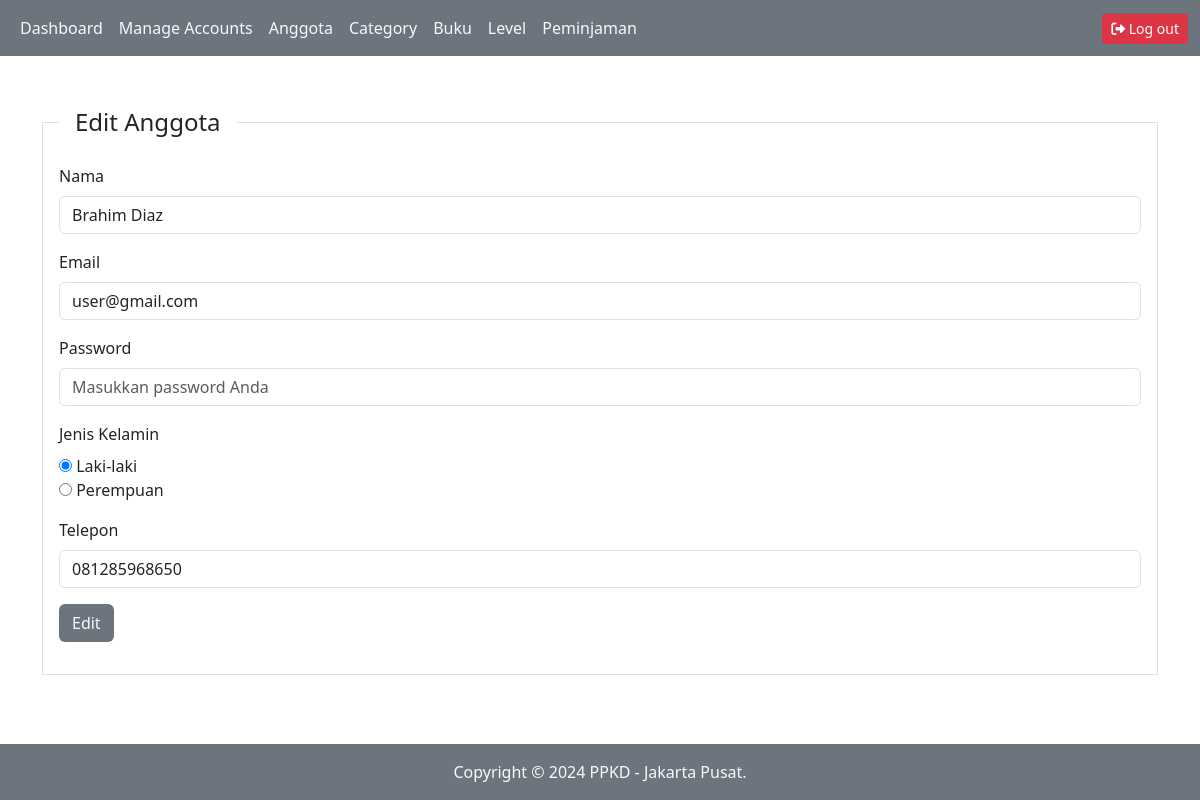
The app's page /index.php?pg=tambah-user&edit=25 (signed in) with its own data.
### tables this page shows
CREATE TABLE `user` (
  `id` int(11) NOT NULL,
  `nama` varchar(50) NOT NULL,
  `email` varchar(50) NOT NULL,
  `password` varchar(100) NOT NULL,
  `jenis_kelamin` varchar(10) NOT NULL,
  `telepon` varchar(16) NOT NULL
);

### content/tambah-user.php (the view, shortened to what this page needs)
<?php
$id = isset($_GET['edit']) ? $_GET['edit'] : '';
$editUser = mysqli_query($koneksi, "SELECT * FROM user WHERE id='$id'");
$rowEdit = mysqli_fetch_assoc($editUser);
?>
<div class="mt-5 container">
    <div class="row">
      <div class="col-sm-12">
        <fieldset class="border p-3">
          <legend class="float-none w-auto px-3"><?php echo isset($_GET['edit']) ? 'Edit' : 'Tambah' ?> Anggota</legend>
          <form action="" method="post">
            <div class="mb-3">
                <label for="" class="form-label">Nama </label>
                <input type="text" class="form-control" name="nama" placeholder="Masukkan nama Anda" value="<?php echo isset($_GET['edit']) ? $rowEdit['nama']: '' ?>">
            </div>
            <div class="mb-3">
                <label for="" class="form-label">Email </label>
                <input type="text" class="form-control" name="email" placeholder="Masukkan email Anda" value="<?php echo isset($_GET['edit'])? $rowEdit['email']: '' ?>">
            </div>
            <div class="mb-3">
                <label for="" class="form-label">Password</label>
                <input type="password" class="form-control" name="password" placeholder="Masukkan password Anda">
            </div>
            <div class="mb-3">
                <label for="" class="form-label">Jenis Kelamin  </label> <br>
                <input <?php echo isset($_GET['edit']) ? ($rowEdit['jenis_kelamin'] == "Laki-laki") ? 'checked' : '' : '' ?> type="radio" name="jenis_kelamin" value="Laki-laki"> Laki-laki
                <br>
                <input <?php echo isset($_GET['edit']) ? ($rowEdit['jenis_kelamin'] == "Perempuan") ? 'checked' : '' : ''  ?> type="radio" name="jenis_kelamin" value="Perempuan"> Perempuan
            </div>
            <div class="mb-3">
                <label for="" class="form-label">Telepon </label>
                <input type="number" class="form-control" name="telepon" placeholder="Masukkan telepon Anda" value="<?php echo isset($_GET['edit'])? $rowEdit['telepon']: '' ?>">
            </div>
            <div class="mb-3">
                <button name="<?php echo isset($_GET['edit']) ? 'edit' : 'tambah' ?>" class="btn text-light bg-secondary"><?php echo isset($_GET['edit']) ? 'Edit' : 'Tambah' ?></button>
            </div>
          </form>
        </fieldset>
      </div>
    </div>
</div>

### records on screen
user: nama "Brahim Diaz", email "user@gmail.com", jenis_kelamin "☑", telepon "081285968650"
